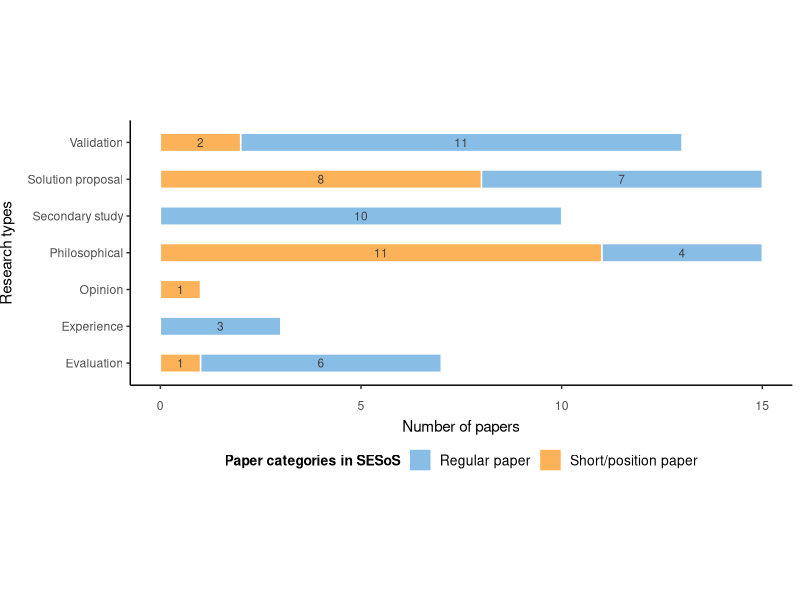
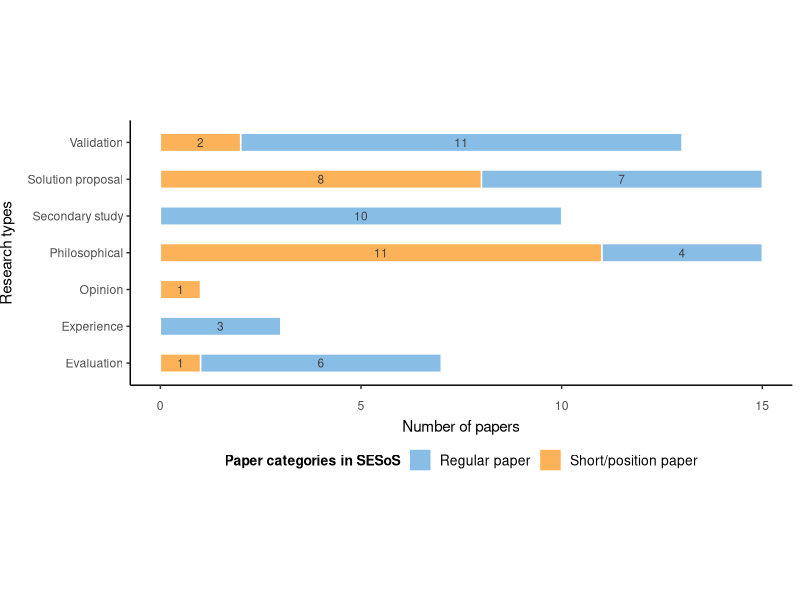

Source code (R) for these figures, in order:
install.packages("ggplot2", "ggthemes")

library(ggplot2)
library(ggthemes)

# Dataset
research_types <- c("Validation", "Evaluation", "Solution proposal", "Philosophical", "Opinion", "Experience", "Secondary study")
paper_types <- rep(c("Regular paper", "Short/position paper"), each=7)
numpapers <- c(11, 6, 7, 4, 0, 3, 10,
               2, 1, 8, 11, 1, 0, 0)
grid <- data.frame(research_types, paper_types, numpapers)

# Barchart
barchart <- ggplot(grid[which(numpapers>0),], aes(x=factor(research_types), y=numpapers, fill=paper_types, colour=paper_types)) + labs(x="Research types", y="Number of papers") + geom_bar(stat="identity", width=0.5, color="white") + geom_text(aes(label=numpapers), size=3, position=position_stack(vjust=0.5), colour="gray25") + coord_flip() + theme_classic() + theme(legend.position="bottom", legend.justification="center", legend.box.spacing=unit(12, "pt"), legend.title=element_text(size=10, face="bold"), legend.text=element_text(size=10), axis.text.x=element_text(vjust=-2), axis.title.x=element_text(vjust=-2.0), axis.title.y=element_text(vjust=3.0), aspect.ratio=0.4/1) + guides(fill=guide_legend(title="Paper categories in SESoS")) + scale_fill_few(palette="Light")
barchart

# Save to file
ggsave("plots/research-paper-types.png", plot=barchart, device="png", dpi="print")